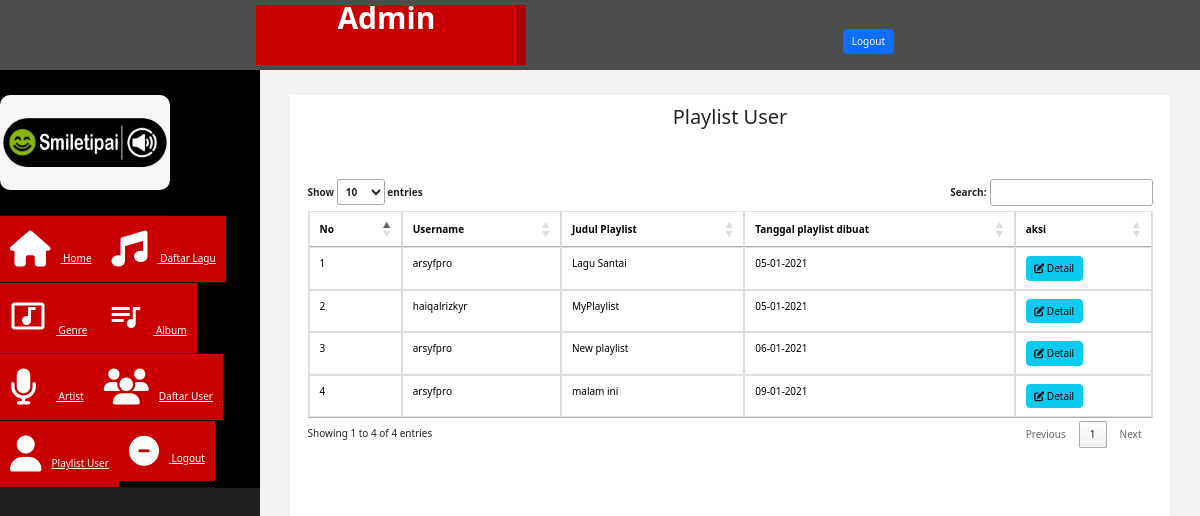
The page /admin/index.php?halaman=playlist_user (signed in) on the database its author committed.
### tables this page shows
CREATE TABLE `user_playlist` (
  `id_user_playlist` int(4) NOT NULL,
  `id_user` int(3) NOT NULL,
  `nama_playlist` varchar(20) NOT NULL,
  `date_created` varchar(10) NOT NULL
);

CREATE TABLE `user` (
  `id_user` int(3) NOT NULL,
  `id_user_role` int(1) NOT NULL,
  `username` varchar(20) NOT NULL,
  `email` varchar(50) NOT NULL,
  `nama` varchar(50) NOT NULL,
  `password` varchar(50) NOT NULL,
  `date_signup` varchar(10) NOT NULL
);

### admin/playlist_user.php (the view, shortened to what this page needs)
<!DOCTYPE html>
<html lang="en">
<head>
    <link href="css/bootstrap.min.css" rel="stylesheet">
    <link href="https://cdn.datatables.net/1.10.22/css/jquery.dataTables.min.css" rel="stylesheet">
</head>
<body>
    <h2 align="center">Playlist User</h2>
    <br>
	<div class="container">
    <table id="example" class="table table-bordered">
	<br><br>
	<thead>
		<tr>
			<th>No</th>
			<th>Username</th>
			<th>Judul Playlist</th>
			<th>Tanggal playlist dibuat</th>
			<th>aksi</th>
		</tr>
	</thead>
    <tbody>
		<?php $nomor=1; ?>
 		<?php
 			$ambilpl = $koneksi->query("SELECT u.username, up.id_user_playlist, up.nama_playlist, up.date_created
 										FROM user u JOIN user_playlist up ON u.id_user = up.id_user");
 			while($datapl =  $ambilpl->fetch_assoc()){
 		?>
		<tr>
			<td><?php echo $nomor; ?></td>
			<td><?= $datapl['username'] ?></td>
			<td><?= $datapl['nama_playlist'] ?></td>
			<td><?= $datapl['date_created'] ?></td>
			<td>
				<a href="index.php?halaman=detail_playlist_user&id_playlist=<?= $datapl['id_user_playlist'] ?>&user=<?= $datapl['username'] ?>&judul=<?= $datapl['nama_playlist'] ?>" class="btn btn-info">
					<i class='fas fa-edit' ></i> Detail
				</a>
			</td>
		</tr>
		 <?php $nomor++; } ?>
	</tbody>
</table>
</body>
</html>

### admin/assets/css/custom.css (style rules this page uses)
body { font-family: 'Open Sans', sans-serif; }
h2 { color: #f00; }

### rows shown on the page
user_playlist: id_user.username "arsyfpro", nama_playlist "Lagu Santai", date_created "05-01-2021"
user_playlist: id_user.username "haiqalrizkyr", nama_playlist "MyPlaylist", date_created "05-01-2021"
user_playlist: id_user.username "arsyfpro", nama_playlist "New playlist", date_created "06-01-2021"
user_playlist: id_user.username "arsyfpro", nama_playlist "malam ini", date_created "09-01-2021"
